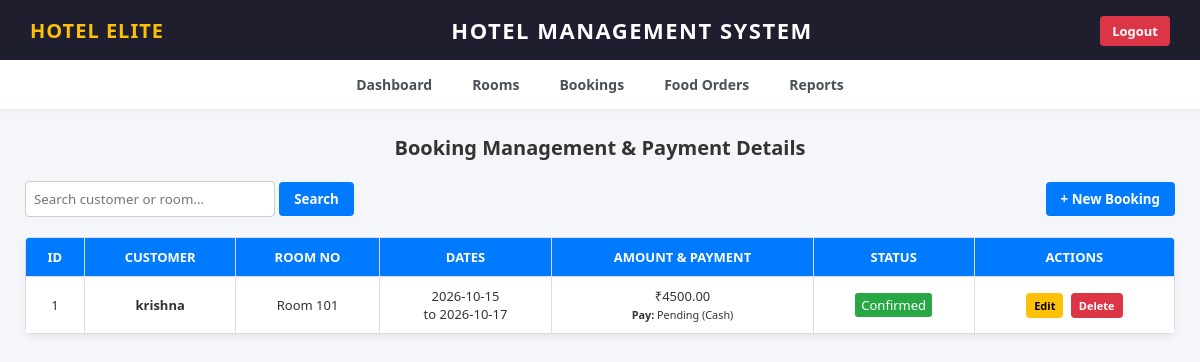
The page /booking_management.php (signed in) on the database its author committed.
### tables this page shows
CREATE TABLE `bookings` (
  `booking_id` int(11) NOT NULL,
  `customer_name` varchar(100) NOT NULL,
  `room_no` varchar(20) NOT NULL,
  `check_in_date` date NOT NULL,
  `check_out_date` date NOT NULL,
  `booking_status` varchar(20) DEFAULT 'Pending',
  `payment_status` varchar(20) DEFAULT 'Pending',
  `total_amount` decimal(10,2) NOT NULL,
  `payment_method` varchar(50) NOT NULL DEFAULT 'Cash'
);

### booking_management.php (the view, shortened to what this page needs)
<?php
include('db.php');
$search = "";
if (isset($_GET['search']))
{
    $search = mysqli_real_escape_string($conn, $_GET['search']);
    $query = "SELECT * FROM bookings WHERE customer_name LIKE '%$search%' OR room_no LIKE '%$search%' ORDER BY booking_id DESC";
}
else
{
    $query = "SELECT * FROM bookings ORDER BY booking_id DESC";
}
$result = $conn->query($query);
include('header.php');
?>
<div class="page-container">
    <h2 class="page-title">Booking Management & Payment Details</h2>
    <div class="action-bar">
        <form method="GET" class="search-form">
            <input type="text" name="search" placeholder="Search customer or room..." value="<?php echo htmlspecialchars($search); ?>">
            <button type="submit">Search</button>
        </form>
        <button class="btn-open-modal" onclick="openAddModal()">+ New Booking</button>
    </div>
    <table class="data-table">
        <tr>
            <th>ID</th>
            <th>Customer</th>
            <th>Room No</th>
            <th>Dates</th>
            <th>Amount & Payment</th>
            <th>Status</th>
            <th>Actions</th>
        </tr>
        <?php
        if ($result && $result->num_rows > 0)
		{
            while ($row = $result->fetch_assoc())
				{
                $status_badge = ($row['booking_status'] == 'Confirmed') ? 'badge-confirm' : 'badge-cancel';
                $amt = isset($row['total_amount']) ? $row['total_amount'] : '0.00';
                $pay_status = isset($row['payment_status']) ? $row['payment_status'] : 'Pending';
                $pay_method = isset($row['payment_method']) ? $row['payment_method'] : 'Cash';
                echo "<tr>
                        <td>{$row['booking_id']}</td>
                        <td><b>{$row['customer_name']}</b></td>
                        <td>Room {$row['room_no']}</td>
                        <td>{$row['check_in_date']} <br>to {$row['check_out_date']}</td>
                        <td>₹{$amt}<br><small><b>Pay:</b> {$pay_status} ({$pay_method})</small></td>
                        <td><span class='{$status_badge}'>{$row['booking_status']}</span></td>
                        <td>
                            <button class='btn btn-edit' onclick='openEditModal({$row['booking_id']}, \"{$row['customer_name']}\", \"{$row['room_no']}\", \"{$row['check_in_date']}\", \"{$row['check_out_date']}\", {$amt}, \"{$row['booking_status']}\", \"{$pay_status}\", \"{$pay_method}\")'>Edit</button>
                            <a href='booking_management.php?action=delete&id={$row['booking_id']}' class='btn btn-delete' onclick='return confirm(\"Cancel/Delete this booking?\")'>Delete</a>
                        </td>
                      </tr>";
            }
        }
		else
		{
            echo "<tr><td colspan='7'>No bookings found.</td></tr>";
        }
        ?>
    </table>
</div>
<?php
 include('footer.php');
 ?>

### header.php (style rules this page uses)
* { box-sizing: border-box; margin: 0; padding: 0; font-family: 'Segoe UI', Tahoma, Geneva, Verdana, sans-serif; }
body { background-color: #f4f6f9; color: #333; }

### booking_management.php (style rules this page uses)
.page-container { max-width: 1150px; margin: 0 auto; text-align: center; }
.page-title { color: #333; margin-bottom: 20px; font-size: 20px; font-weight: bold; }
.action-bar { display: flex; justify-content: space-between; margin-bottom: 20px; align-items: center; flex-wrap: wrap; gap: 10px; }
.search-form input { padding: 8px; width: 250px; border: 1px solid #ccc; border-radius: 4px; }
.search-form button, .btn-open-modal { padding: 8px 15px; background: #007bff; color: white; border: none; border-radius: 4px; cursor: pointer; font-weight: bold; }
.data-table { width: 100%; border-collapse: collapse; background: #fff; box-shadow: 0 4px 6px rgba(0,0,0,0.05); border-radius: 6px; overflow: hidden; text-align: center; }
.data-table th, .data-table td { padding: 10px; border: 1px solid #ddd; font-size: 13px; }
.data-table th { background-color: #007bff; color: white; text-transform: uppercase; }
.btn { padding: 5px 8px; text-decoration: none; border-radius: 4px; color: white; font-size: 11px; font-weight: bold; display: inline-block; margin: 2px; border: none; cursor: pointer; }
.btn-edit { background-color: #ffc107; color: #000; }
.btn-delete { background-color: #dc3545; }
.badge-confirm { background: #28a745; padding: 3px 6px; border-radius: 3px; color: white; }

### rows shown on the page
bookings: booking_id "1", customer_name "krishna", room_no "101", check_in_date "2026-10-15", check_out_date "2026-10-17", total_amount "4500.00", payment_status "Pending", payment_method "Cash", booking_status "Confirmed"
